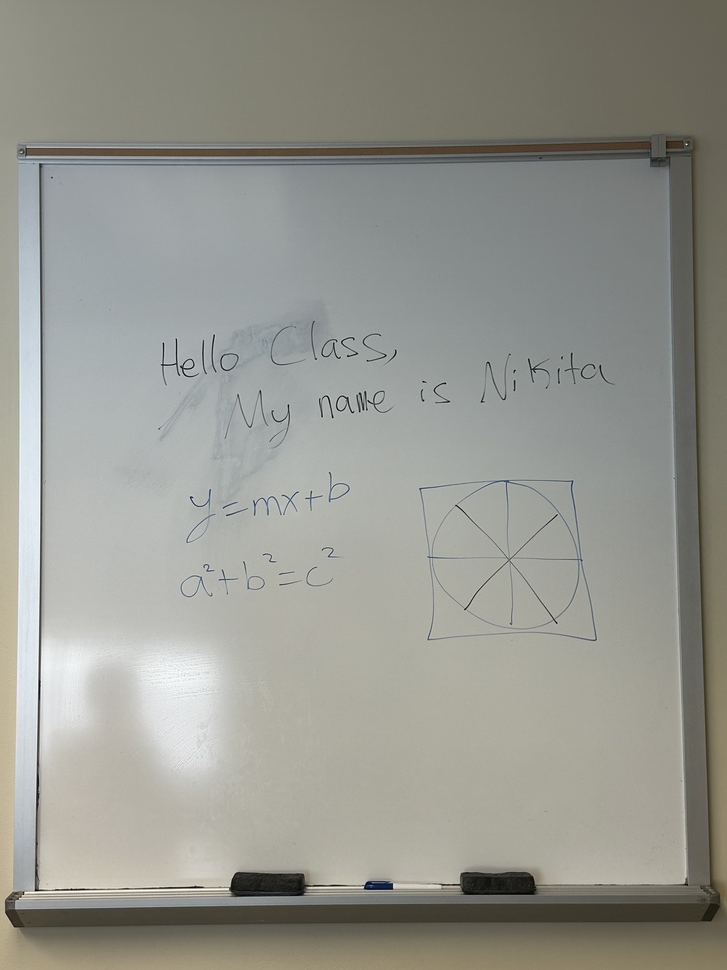
#> input picture pi/whiteboard_test.jpg, 727 x 970 px, shrunk from 3024 x 4032 before the run
$ python process.py whiteboard_test.jpg whiteboard_test.jpg whiteboard_test.jpg
#> lines starting #> are read from the running program, lines starting #| are printed output that depends on the picture
import cv2
import numpy as np
from pathlib import Path
import sys
import json

# ── Canonical paths ───────────────────────────────────────────────────────────
REPO_ROOT        = Path(__file__).resolve().parent.parent
CALIBRATION_PATH = REPO_ROOT / "calibration.json"
SETTINGS_PATH    = REPO_ROOT / "settings.json"

DEFAULT_SETTINGS = { "brightness": 0, "contrast": 1.0, "sharpness": 0.25 }


def load_calibration(calibration_path=None):
    path = Path(calibration_path) if calibration_path else CALIBRATION_PATH
    if not path.exists():
        print("No calibration file found — skipping warp.")
        return None
    try:
        with open(path) as f:
            data = json.load(f)
        corners = data.get("corners")
        if corners and len(corners) == 4:
            print(f"Loaded calibration from: {path}")
            return corners
        print(f"Warning: calibration file {path} is malformed, ignoring.")
        return None
    except Exception as e:
        print(f"Error reading calibration file: {e}")
        return None


def load_settings():
    try:
        if SETTINGS_PATH.exists():
            with open(SETTINGS_PATH) as f:
                data = json.load(f)
            return { **DEFAULT_SETTINGS, **data }
    except Exception as e:
        print(f"Could not read settings.json: {e}")
    return { **DEFAULT_SETTINGS }


def perspective_warp(img, corners_norm):
    h, w = img.shape[:2]
    src = np.array([
        [corners_norm[0]["x"] * w, corners_norm[0]["y"] * h],
        [corners_norm[1]["x"] * w, corners_norm[1]["y"] * h],
        [corners_norm[2]["x"] * w, corners_norm[2]["y"] * h],
        [corners_norm[3]["x"] * w, corners_norm[3]["y"] * h],
    ], dtype=np.float32)

    width  = int(max(np.linalg.norm(src[1] - src[0]), np.linalg.norm(src[2] - src[3])))
    height = int(max(np.linalg.norm(src[3] - src[0]), np.linalg.norm(src[2] - src[1])))

    dst = np.array([
        [0,         0],
        [width - 1, 0],
        [width - 1, height - 1],
        [0,         height - 1],
    ], dtype=np.float32)

    M = cv2.getPerspectiveTransform(src, dst)
    return cv2.warpPerspective(img, M, (width, height),
                               flags=cv2.INTER_LINEAR,
                               borderMode=cv2.BORDER_REPLICATE)


def process_image(input_path, output_path, calibration_path=None):
#> called with calibration_path = 'whiteboard_test.jpg'
    img = cv2.imread(str(input_path))
#> img is the input picture: shape (970, 727, 3); mean B, G, R 143.2, 150.5, 149.9
    if img is None:
        raise FileNotFoundError(f"Could not read image: {input_path}")

    settings = load_settings()
    brightness = float(settings.get("brightness", 0))      # -100 to 100, added to pixels
    contrast   = float(settings.get("contrast",   1.0))    # 0.5 to 2.0 multiplier
    sharpness  = float(settings.get("sharpness",  0.25))   # 0.0 to 1.0 blend amount

    print(f"Settings — brightness: {brightness}, contrast: {contrast}, sharpness: {sharpness}")

    # ── Step 0: Perspective warp ──────────────────────────────────────────────
    corners = load_calibration(calibration_path)
    if corners:
        img = perspective_warp(img, corners)
        print("Applied perspective warp.")
    else:
        print("No calibration — using full camera frame.")

    # ── Step 1: Lighting correction (subtle) ──────────────────────────────────
    corrected = np.zeros_like(img, dtype=np.float32)
    for i in range(3):
        channel = img[:, :, i].astype(np.float32)
        blur    = cv2.GaussianBlur(channel, (51, 51), 0)
        divided = cv2.divide(channel, blur, scale=255)
        corrected[:, :, i] = 0.3 * divided + 0.7 * channel
#> this loop made 3 passes
#> pass 1, in process_image, `blur    = cv2.GaussianBlur(channel, (51, 51), 0)`:
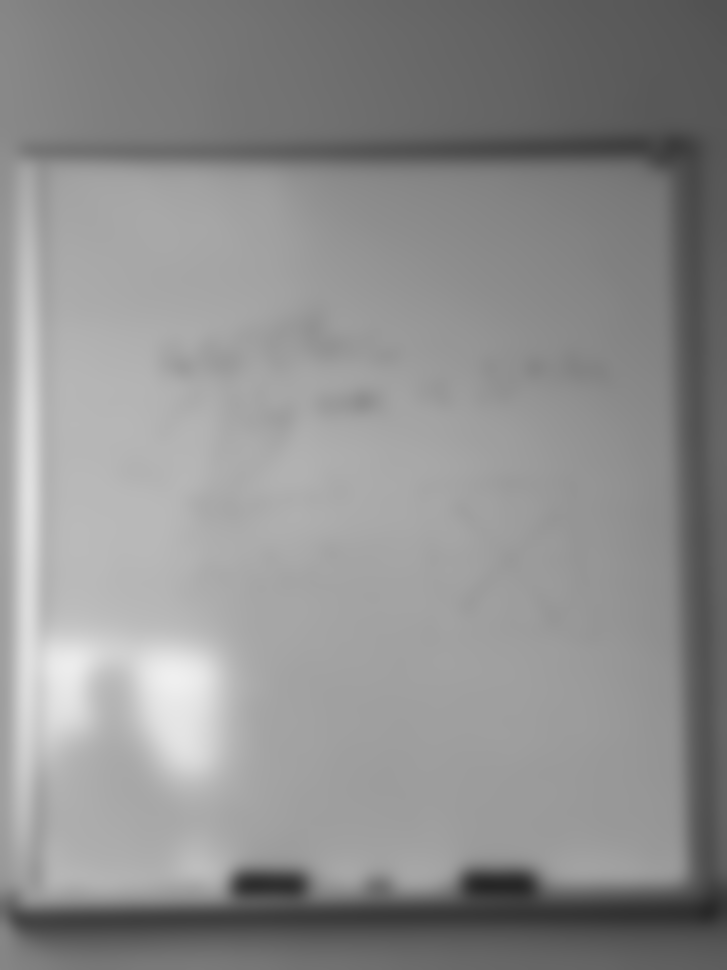
#> blur: shape (970, 727) float32; min 38.71, max 239.6, mean 143.2
#> pass 1, in process_image, `divided = cv2.divide(channel, blur, scale=255)`:
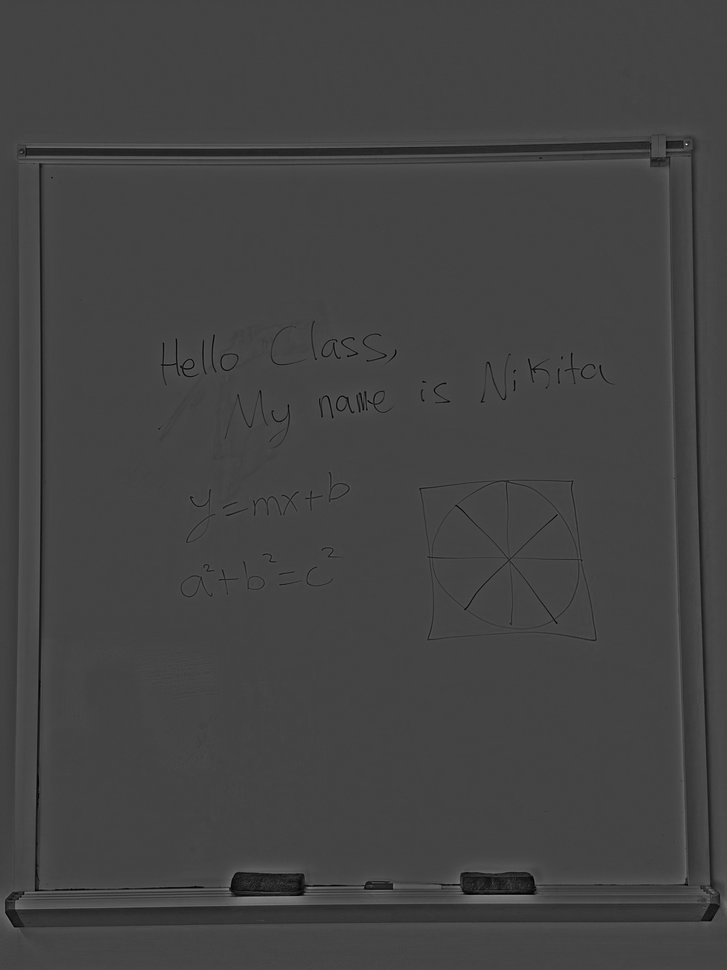
#> divided: shape (970, 727) float32; min 0, max 952.9, mean 254.1; drawn with min black and max white
#> after the loop:
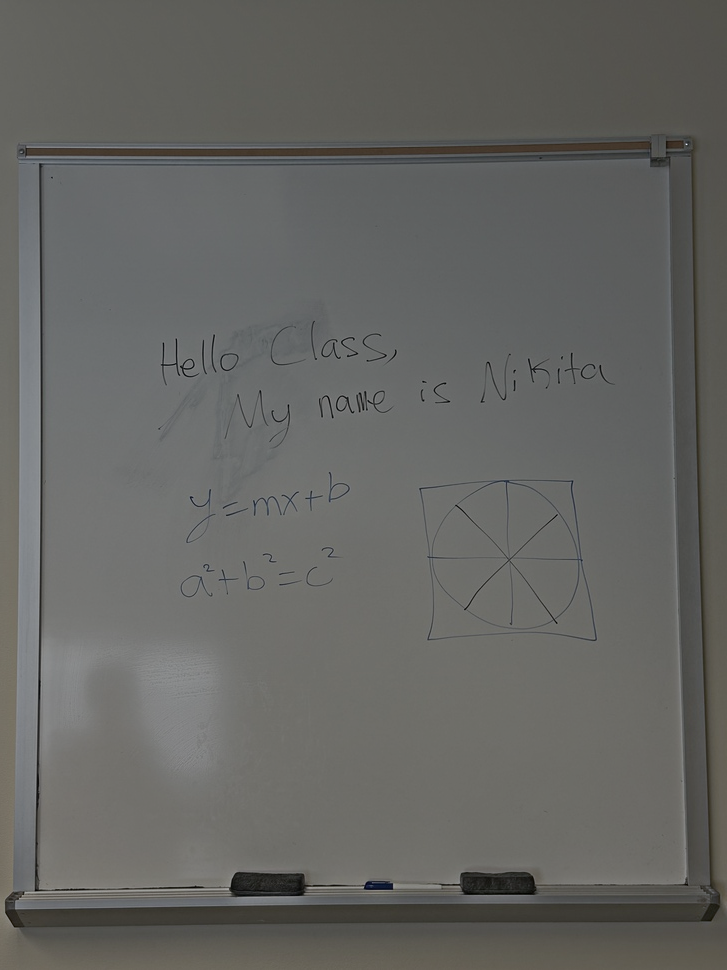
#> corrected: shape (970, 727, 3) float32; mean B, G, R 176.5, 181.7, 181.3; drawn with min black and max white

    corrected = np.clip(corrected, 0, 255).astype(np.uint8)

    # ── Step 2: CLAHE ─────────────────────────────────────────────────────────
    lab = cv2.cvtColor(corrected, cv2.COLOR_BGR2LAB)
#> lab: shape (970, 727, 3); mean of channels 0, 1, 2 187.3, 127, 130.7
    l, a, b = cv2.split(lab)
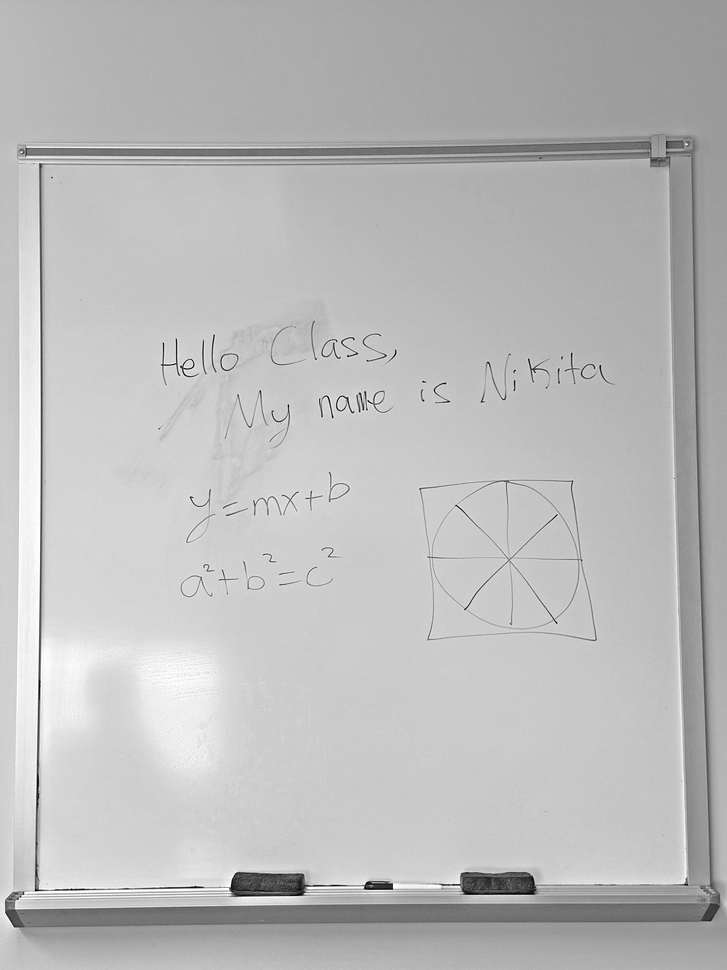
#> l: shape (970, 727); min 0, max 255, mean 187.3
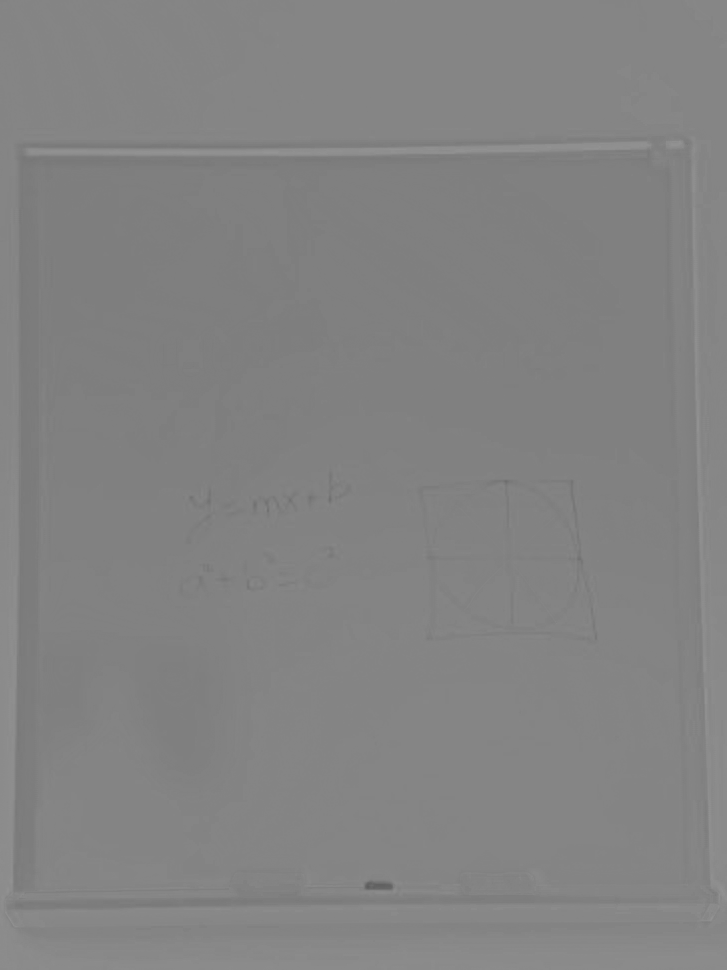
#> b: shape (970, 727); min 93, max 148, mean 130.7
    clahe = cv2.createCLAHE(clipLimit=0.5, tileGridSize=(16, 16))
    l = clahe.apply(l)
    lab = cv2.merge([l, a, b])
#> lab: shape (970, 727, 3); mean of channels 0, 1, 2 187.8, 127, 130.7
    enhanced = cv2.cvtColor(lab, cv2.COLOR_LAB2BGR)

    # ── Step 3: Brightness & contrast (professor-controlled) ──────────────────
    # Formula: output = contrast * input + brightness
    adjusted = cv2.convertScaleAbs(enhanced, alpha=contrast, beta=brightness)

    # ── Step 4: Sharpening (professor-controlled blend amount) ────────────────
    kernel   = np.array([[0, -1, 0], [-1, 5, -1], [0, -1, 0]])
    sharpened = cv2.filter2D(adjusted, -1, kernel)
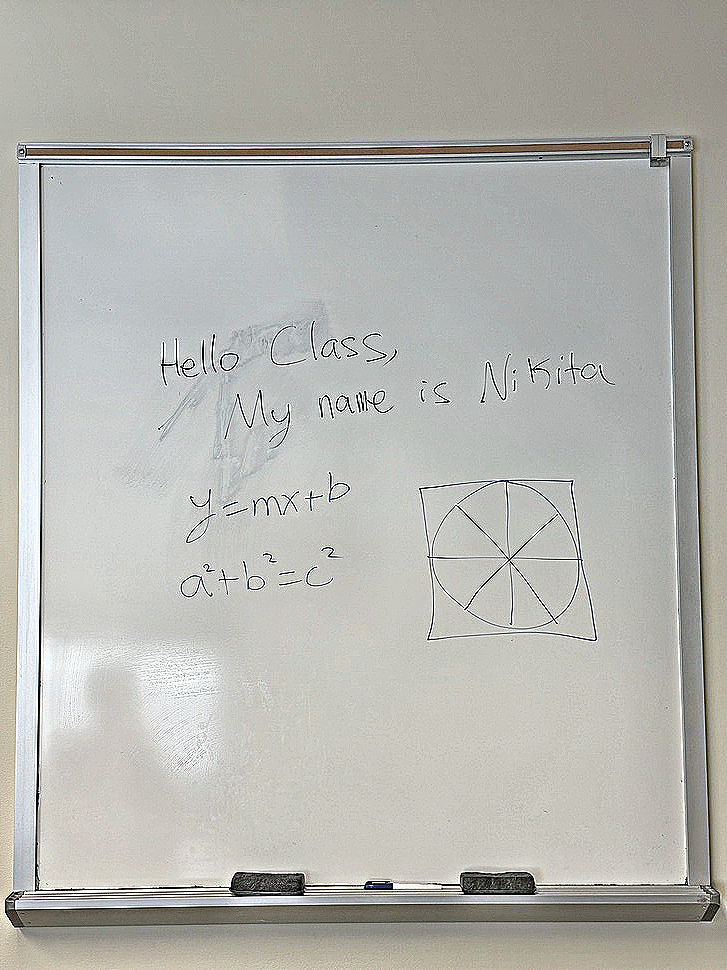
#> sharpened: shape (970, 727, 3); mean B, G, R 176.1, 181.3, 181.1
    result   = cv2.addWeighted(adjusted, 1.0 - sharpness, sharpened, sharpness, 0)

    cv2.imwrite(str(output_path), result)
    print("Saved:", output_path)


if __name__ == "__main__":
    if len(sys.argv) < 3:
        print("Usage: python process.py input.jpg output.jpg [calibration.json]")
        sys.exit(1)
    cal_path = sys.argv[3] if len(sys.argv) > 3 else None
    process_image(Path(sys.argv[1]), Path(sys.argv[2]), calibration_path=cal_path)
